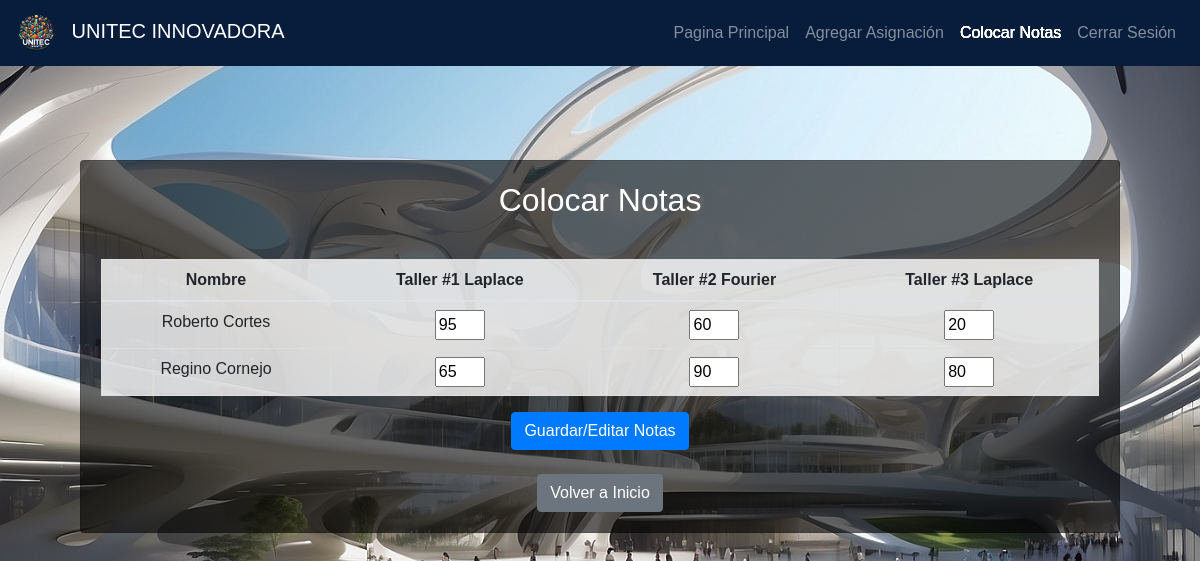
Page /Semestral/colocar_notas.php (signed in) on the committed database.
### tables this page shows
CREATE TABLE `asignaciones` (
  `id_asignacion` int(100) NOT NULL,
  `id_curso` int(100) NOT NULL,
  `nombre_asignacion` varchar(100) NOT NULL
);

### Semestral/colocar_notas.php (the view, shortened to what this page needs)
<?php
include("conexion.php");
$id_profesor = $_SESSION['id_usuario'];
$sql_curso_profesor = "SELECT id_curso FROM profesores_cursos WHERE id_profesor = $id_profesor";
$result_curso_profesor = $conn->query($sql_curso_profesor);
if ($result_curso_profesor->num_rows > 0) {
    $row_curso_profesor = $result_curso_profesor->fetch_assoc();
    $id_curso = $row_curso_profesor['id_curso'];
} else {
    echo "Error: El profesor no está asociado a ningún curso.";
    exit();
}
$sql_estudiantes = "SELECT id_estudiante, Nombre FROM estudiantes WHERE id_estudiante IN (SELECT id_estudiante FROM matriculas WHERE id_grupo IN (SELECT id_grupo FROM grupos_cursos WHERE id_curso = $id_curso))";
$result_estudiantes = $conn->query($sql_estudiantes);
$sql_asignaciones = "SELECT id_asignacion, nombre_asignacion FROM asignaciones WHERE id_curso = $id_curso";
$result_asignaciones = $conn->query($sql_asignaciones);
$notas_exist = [];
$estudiantes_array = [];
while ($row_estudiante = $result_estudiantes->fetch_assoc()) {
    $estudiantes_array[$row_estudiante['id_estudiante']] = $row_estudiante['Nombre'];
}
$result_estudiantes->data_seek(0);
while ($row_estudiante = $result_estudiantes->fetch_assoc()) {
    $id_estudiante = $row_estudiante['id_estudiante'];
    while ($row_asignacion = $result_asignaciones->fetch_assoc()) {
        $id_asignacion = $row_asignacion['id_asignacion'];
        $sql_get_nota = "SELECT Calificacion FROM calificaciones WHERE id_asignacion = $id_asignacion AND id_estudiante = $id_estudiante";
        $result_get_nota = $conn->query($sql_get_nota);
        if ($result_get_nota->num_rows > 0) {
            $row_get_nota = $result_get_nota->fetch_assoc();
            $nota_actual = $row_get_nota['Calificacion'];
        } else {
            $nota_actual = null;
        }
        $notas_exist[$id_estudiante][$id_asignacion] = $nota_actual;
    }
    $result_asignaciones->data_seek(0);
}
?>
<!DOCTYPE html>
<html lang="en">
<head>
    <link rel="stylesheet" href="https://maxcdn.bootstrapcdn.com/bootstrap/4.5.2/css/bootstrap.min.css">
    <link href="https://fonts.cdnfonts.com/css/aileron" rel="stylesheet">
    <link rel="stylesheet" type="text/css" href="css/profesor3.css">
</head>
<body>
    <nav class="navbar navbar-expand-lg navbar-dark">
        <a class="navbar-brand" href="pagina_profesor.php">
            <img src="img\logo.jpg" alt="Logo">
            UNITEC INNOVADORA
        </a>
        <div class="collapse navbar-collapse" id="navbarNav">
            <ul class="navbar-nav">
                <li class="nav-item">
                    <a class="nav-link" href='pagina_profesor.php'>Pagina Principal</a>
                </li>
                <li class="nav-item">
                    <a class="nav-link" href='agregar_asignacion.php?id_curso=$id_curso_profesor'>Agregar Asignación</a>
                </li>
                <li class="nav-item">
                    <a class="nav-link custom-highlight" href='colocar_notas.php?id_curso=$id_curso_profesor'>Colocar Notas</a>
                </li>
                <li class="nav-item">
                    <a class="nav-link" href="cerrar_sesion.php">Cerrar Sesión</a>
                </li>
            </ul>
        </div>
    </nav>
    <div class="container mt-4">
        <div class="card">
            <div class="card-body">
                <h2 class="card-title">Colocar Notas</h2>
                <form method="post" action="<?php echo htmlspecialchars($_SERVER["PHP_SELF"]); ?>">
                    <div class="table-responsive">
                    <table class="table table-bordered">
    <thead>
        <tr>
            <th>Nombre</th>
            <?php
            foreach ($result_asignaciones as $row_asignacion) {
                echo "<th>{$row_asignacion['nombre_asignacion']}</th>";
            }
            ?>
        </tr>
    </thead>
    <tbody>
        <?php
        foreach ($notas_exist as $id_estudiante => $asignaciones) {
            echo "<tr>";
            if (array_key_exists($id_estudiante, $estudiantes_array)) {
                echo "<td>{$estudiantes_array[$id_estudiante]}</td>";
            } else {
                echo "<td>Nombre no encontrado</td>";
            }
            foreach ($asignaciones as $id_asignacion => $nota_exist) {
                echo "<td><input type='text' name='nota_estudiante_$id_estudiante"."_asignacion_$id_asignacion' value='$nota_exist'></td>";
            }
            echo "</tr>";
        }
        ?>
    </tbody>
</table>
                    </div>
                    <input type="submit" class="btn btn-primary" value="Guardar/Editar Notas">
                </form>
                <?php
                echo "<br><a href='pagina_profesor.php?id_usuario=$id_profesor' class='btn btn-secondary'>Volver a Inicio</a>";
                ?>
            </div>
        </div>
    </div>

### Semestral/css/profesor3.css (style rules this page uses)
body { background: url('../img/unifondo.jpg') no-repeat center center fixed; background-size: cover; height: 100vh; margin: 0; font-family: 'Aileron', sans-serif; }
.navbar { background-color: #081d3c; }
.navbar-brand img { max-height: 40px; margin-right: 10px; }
.navbar-nav { margin-left: auto; }
.container { padding: 50px; text-align: center; color: #fff; }
.custom-highlight { text-shadow: -0.03px -0.03px 0 #fff, 0.03px -0.03px 0 #fff, -0.03px 0.03px 0 #fff, 0.03px 0.03px 0 #fff; }
.table-responsive { margin-top: 20px; }
.table { width: 100%; border-collapse: collapse; margin-top: 20px; background-color: rgba(255, 255, 255, 0.8); }
.table th, .table td { border: 1px solid #ddd; padding: 8px; text-align: center; }
.table td input { width: 50px; display: block; margin: 0 auto; }
.btn-primary { background-color: #007bff; border: 1px solid #007bff; color: #fff; }
.btn-secondary { background-color: #6c757d; border: 1px solid #6c757d; color: #fff; }
.card { background-color: rgba(0, 0, 0, 0.6); margin-top: 20px; color: #fff; }

### rows in the picture
asignaciones: nombre_asignacion "Taller #1 Laplace"
asignaciones: nombre_asignacion "Taller #2 Fourier"
asignaciones: nombre_asignacion "Taller #3 Laplace"

### other values in the picture
$estudiantes_array[$id_estudiante] "Roberto Cortes"
$estudiantes_array[$id_estudiante] "Regino Cornejo"
